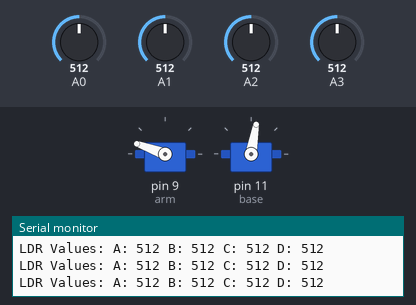
A sketch run on a simulated Arduino Uno, built with avr-gcc and run on an emulated ATmega328P. Parts: 2 × servo, the last lines printed to the serial monitor. The inputs (shaded band) are chosen by the test bench; at power-on: A0 = 512, A1 = 512, A3 = 512, A2 = 512.

Above: at 1.2 s.
1.3 s: A0 set to 494
At 1.82 s:
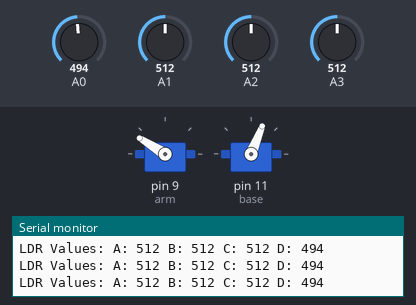
4.3 s: A1 set to 716
7.3 s: A3 set to 992
At 8.9 s:
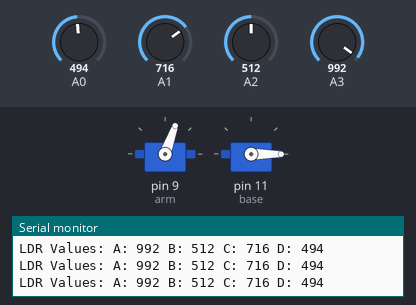
10.3 s: A3 set to 647
11.8 s: A3 set to 615
At 12.31 s:
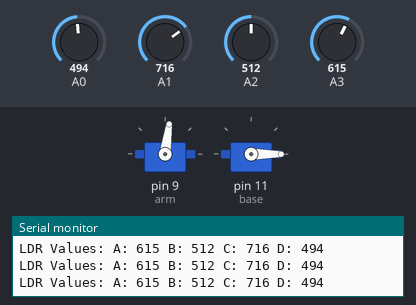
14.8 s: A2 set to 543
At 14.8 s:
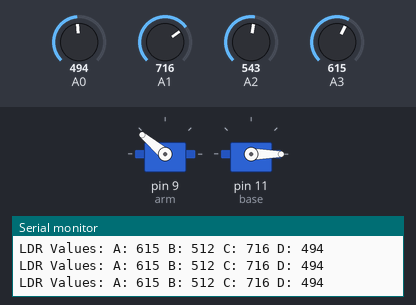
Timing chart, 0 to 17.8 s (numbered marks = the images above; inputs shaded):
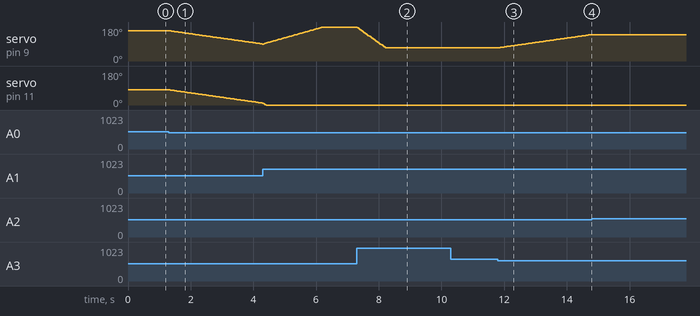

Measured:
- the behaviour switches between 512 and 511 on A0 (found by bisection; images 0 and 1)
- the behaviour switches between 632 and 631 on A3 (found by bisection; images 2 and 3)
- the behaviour switches between 528 and 529 on A2 (found by bisection; images 3 and 4)
- after the input at 1.3 s, servo on pin 9 (arm): moves from 160° to 90° over 2.9 s, starting at once; servo on pin 11 (base): moves from 80° to 10° over 2.9 s, starting at once
- after the input at 7.3 s, servo on pin 9 (arm): moves from 180° to 70° over 0.90 s, starting at once
- after the input at 11.8 s, servo on pin 9 (arm): moves from 70° to 140° over 2.9 s, starting at once
- after the input at 14.8 s, servo on pin 9 (arm): stays 140° (without the input it goes to 141° after 0.02 s)

The sketch:

es2c6.ino
```cpp
#include <Servo.h>

// enable servo movement
#define ENABLE_ARM 1
#define ENABLE_BASE 1

// LDR class, just a wrapper around an analog pin
class LDR {
   private:
    const uint8_t pin;

   public:
    LDR(uint8_t pin) : pin{pin} {
    }

    int read() {
        return analogRead(pin);
    }
};

// PID controller class for PID control in a discrete time domain
class PID {
   private:
    // constants for controller params
    const double Kp;
    const double Ki;
    const double Kd;

    // Integral value at time t-1
    double I_t_1;
    // error value at time t-1
    double e_t_1;
    unsigned long t_1;

   public:
    PID(double Kp, double Ki, double Kd) : Kp{Kp}, Ki{Ki}, Kd{Kd} {
        I_t_1 = 0;
        e_t_1 = 0;
        t_1 = 0;
    }

    double calculate(double e_t, unsigned long t) {
        unsigned long t_s = t - t_1;
        double I_t = I_t_1 + ((e_t + e_t_1) / 2) * t_s;
        double D_t = (e_t - e_t_1) / t_s;

        // update values for next call
        e_t_1 = e_t;
        I_t_1 = I_t;
        t_1 = t;

        return Kp * e_t + Ki * I_t + Kd * D_t;
    }
};

// our two servos
Servo base;
Servo arm;

// the four LDRS
// A | B
// - - -
// C | D
LDR A(A3);
LDR B(A2);
LDR C(A1);
LDR D(A0);

void LDRdbg() {
    Serial.print("LDR Values: A: ");
    Serial.print(A.read());
    Serial.print(" B: ");
    Serial.print(B.read());
    Serial.print(" C: ");
    Serial.print(C.read());
    Serial.print(" D: ");
    Serial.print(D.read());
    Serial.println();
}

PID arm_controller(0.03, 0.0, 0.017);
PID base_controller(0.03, 0.0, 0.017);

void setup() {
    // init serial monitor
    Serial.begin(9600);
    arm.attach(9);
    arm.write(160);
    base.attach(11);
    base.write(80);
}

void loop() {
    // calculate the 4 light values
    int N = (A.read() + B.read()) / 2;
    int E = (B.read() + D.read()) / 2;
    int S = (C.read() + D.read()) / 2;
    int W = (A.read() + C.read()) / 2;

    // calculate error values
    int e_base = E - W;
    int e_arm = S - N;

    double d_base = base_controller.calculate(e_base, micros());
    double d_arm = arm_controller.calculate(e_arm, micros());

    // update values
    if (ENABLE_BASE)
        base.write(base.read() + d_base);
    if (ENABLE_ARM) {
        // cap arm at 70 degrees so it doesnt flip backwards
        if (arm.read() + d_arm < 70)
            arm.write(70);
        else
            arm.write(arm.read() + d_arm);
    }
    LDRdbg();
}
```
